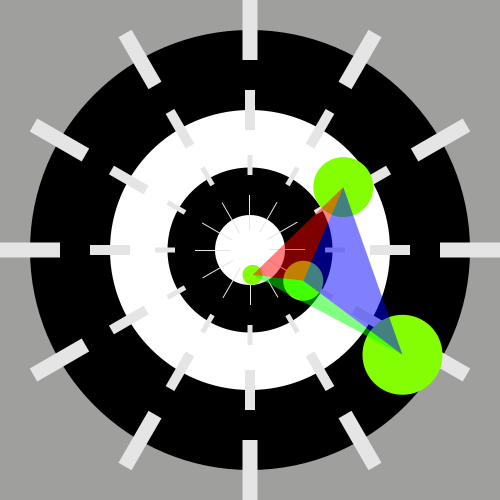
Frame 1 (no input)
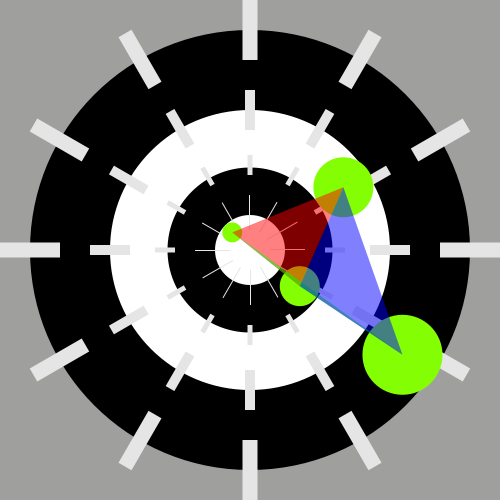
Frame 60 (the mouse pressed at the canvas centre just before this capture)
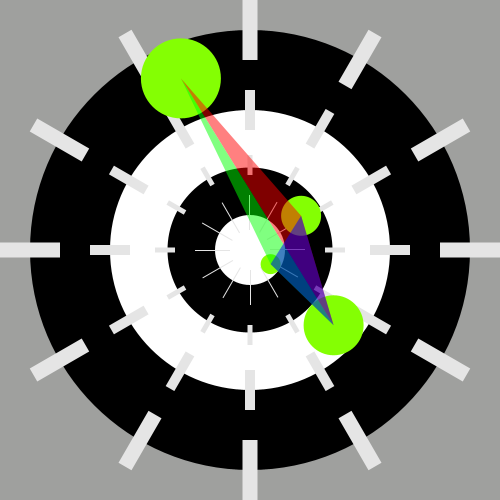
Frame 120 (the mouse held since frame 60 and released just before this capture)

The Processing sketch that drew these frames (run headless with seeded random() and noise(); from frame 60 on, the mouse is pressed at the canvas centre):

// Processing sketch: processing_122655
// ── processing_122655.pde

  float mil, sek, min, std;
  float milx, mily, sekx, seky, minx, miny, stdx, stdy;
  int value= 0;

  void setup(){

  size(500,500);
 
  }
  void draw(){
  background(#9FA09E);
  mil = map(millis(), 0, 60000, 0, 360);
  //sek = map((millis()/1000.0)%60, 0, 60, 0, radians(360)) - radians(90);
  sek = map(second(), 0, 60, 0, radians(360)) - radians(90);
  min = map(minute()+second()/60.0, 0, 60, 0, radians(360)) - radians(90);
  std = map(hour()%12+minute()/60.0, 0, 12, 0, radians(360)) - radians(90);

  {if (mousePressed == true)
  {
  milx = cos(mil)*(width*.37);
  mily = sin(mil)*(height*.37);
  sekx = cos(sek)*(width*.225);
  seky = sin(sek)*(height*.225);
  minx = cos(min)*(width*.123);
  miny = sin(min)*(height*.123);
  stdx = cos(std)*(width*.05);
  stdy = sin(std)*(height*.05);
  }
  else
  {
  milx = cos(mil)*(width*.05);
  mily = sin(mil)*(height*.05);
  sekx = cos(sek)*(width*.123);
  seky = sin(sek)*(height*.123);
  minx = cos(min)*(width*.225);
  miny = sin(min)*(height*.225);
  stdx = cos(std)*(width*.37);
  stdy = sin(std)*(height*.37); }}
  
  //Hintergrund, Scheiben
  noStroke();
  pushMatrix();
  fill(0);
  ellipse(250,250,440,440);
  fill(#ffffff);
  ellipse(250,250,280,280);
  fill(0);
  ellipse(250,250,165,165);
  fill(#ffffff);
  ellipse(250,250,70,70);
  popMatrix();

  translate (width/2, height/2);
  
  //Zeitzeiger
  fill(#E5E5E5);
  for (int i=0; i<360; i+=30) { 
  pushMatrix();
  rotate(radians(i));
  translate(0,20); 
  rect(0, 0, 1, 35);
  popMatrix(); 
  }
  
  for (int i=0; i<360; i+=30) { 
  pushMatrix();
  rotate(radians(i)); 
  translate(0,75); 
  translate(-2.5,0);
  rect(0, 0, 5, 20);
  popMatrix();
 }
 
  for (int i=0; i<360; i+=30) { 
  pushMatrix();
  rotate(radians(i)); 
  translate(0,120); 
  translate(-5,0);
  rect(0, 0, 10, 40);
  popMatrix();
  
  }
  for (int i=0; i<360; i+=30) { 
  pushMatrix();
  rotate(radians(i)); 
  translate(0,190); 
  translate(-7.5,0);
  rect(0, 0, 15, 60);
  popMatrix();
  }

  //bewegliche Kreiselemente 
  {if (mousePressed == true)
  {
  fill(#84FF03);
  noStroke();
  
  //mil
  pushMatrix();
  translate(stdx, stdy);
  ellipse( 0, 0, 20,20);
  popMatrix();
  //sek
  pushMatrix();
  translate(minx, miny);
  ellipse( 0, 0, 40, 40);
  popMatrix();
  //min
  pushMatrix();
  translate(sekx, seky);
  ellipse( 0, 0, 60, 60);
  popMatrix();
  //std
  pushMatrix();
  translate(milx, mily);
  ellipse( 0, 0, 80, 80);
  popMatrix();
  }
  else
  {
  fill(#84FF03);
  noStroke();
  //mil
  pushMatrix();
  translate(milx, mily);
  ellipse( 0, 0, 20,20);
  popMatrix();
  //sek
  pushMatrix();
  translate(sekx, seky);
  ellipse( 0, 0, 40, 40);
  popMatrix();
  //min
  pushMatrix();
  translate(minx, miny);
  ellipse( 0, 0, 60, 60);
  popMatrix();
  //std
  pushMatrix();
  translate(stdx, stdy);
  ellipse( 0, 0, 80, 80);
  popMatrix(); 
     
  }}
 
  //visuallisierungselemente
 
  fill(255,0,0,127);
  triangle(milx, mily, sekx, seky, minx, miny);
  
  fill(0,255,0,127);
  triangle(milx, mily, sekx, seky, stdx, stdy);
  
  fill(0,0,255,127);
  triangle(stdx, stdy, sekx, seky, minx, miny);

   }
